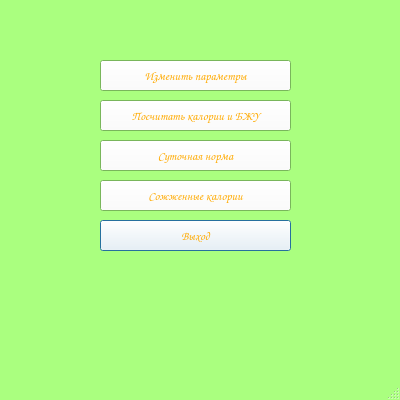
<?xml version="1.0" encoding="UTF-8"?>
<ui version="4.0">
 <class>MenuWindow</class>
 <widget class="QMainWindow" name="MenuWindow">
  <property name="geometry">
   <rect>
    <x>0</x>
    <y>0</y>
    <width>400</width>
    <height>400</height>
   </rect>
  </property>
  <property name="palette">
   <palette>
    <active>
     <colorrole role="WindowText">
      <brush brushstyle="SolidPattern">
       <color alpha="255">
        <red>0</red>
        <green>0</green>
        <blue>0</blue>
       </color>
      </brush>
     </colorrole>
     <colorrole role="Button">
      <brush brushstyle="SolidPattern">
       <color alpha="255">
        <red>255</red>
        <green>255</green>
        <blue>255</blue>
       </color>
      </brush>
     </colorrole>
     <colorrole role="Dark">
      <brush brushstyle="SolidPattern">
       <color alpha="255">
        <red>170</red>
        <green>255</green>
        <blue>127</blue>
       </color>
      </brush>
     </colorrole>
     <colorrole role="Text">
      <brush brushstyle="SolidPattern">
       <color alpha="255">
        <red>0</red>
        <green>0</green>
        <blue>0</blue>
       </color>
      </brush>
     </colorrole>
     <colorrole role="ButtonText">
      <brush brushstyle="SolidPattern">
       <color alpha="255">
        <red>255</red>
        <green>170</green>
        <blue>0</blue>
       </color>
      </brush>
     </colorrole>
     <colorrole role="Base">
      <brush brushstyle="SolidPattern">
       <color alpha="255">
        <red>255</red>
        <green>255</green>
        <blue>255</blue>
       </color>
      </brush>
     </colorrole>
     <colorrole role="Window">
      <brush brushstyle="SolidPattern">
       <color alpha="255">
        <red>170</red>
        <green>255</green>
        <blue>127</blue>
       </color>
      </brush>
     </colorrole>
    </active>
    <inactive>
     <colorrole role="WindowText">
      <brush brushstyle="SolidPattern">
       <color alpha="255">
        <red>0</red>
        <green>0</green>
        <blue>0</blue>
       </color>
      </brush>
     </colorrole>
     <colorrole role="Button">
      <brush brushstyle="SolidPattern">
       <color alpha="255">
        <red>255</red>
        <green>255</green>
        <blue>255</blue>
       </color>
      </brush>
     </colorrole>
     <colorrole role="Dark">
      <brush brushstyle="SolidPattern">
       <color alpha="255">
        <red>170</red>
        <green>255</green>
        <blue>127</blue>
       </color>
      </brush>
     </colorrole>
     <colorrole role="Text">
      <brush brushstyle="SolidPattern">
       <color alpha="255">
        <red>0</red>
        <green>0</green>
        <blue>0</blue>
       </color>
      </brush>
     </colorrole>
     <colorrole role="ButtonText">
      <brush brushstyle="SolidPattern">
       <color alpha="255">
        <red>255</red>
        <green>170</green>
        <blue>0</blue>
       </color>
      </brush>
     </colorrole>
     <colorrole role="Base">
      <brush brushstyle="SolidPattern">
       <color alpha="255">
        <red>255</red>
        <green>255</green>
        <blue>255</blue>
       </color>
      </brush>
     </colorrole>
     <colorrole role="Window">
      <brush brushstyle="SolidPattern">
       <color alpha="255">
        <red>170</red>
        <green>255</green>
        <blue>127</blue>
       </color>
      </brush>
     </colorrole>
    </inactive>
    <disabled>
     <colorrole role="WindowText">
      <brush brushstyle="SolidPattern">
       <color alpha="255">
        <red>170</red>
        <green>255</green>
        <blue>127</blue>
       </color>
      </brush>
     </colorrole>
     <colorrole role="Button">
      <brush brushstyle="SolidPattern">
       <color alpha="255">
        <red>255</red>
        <green>255</green>
        <blue>255</blue>
       </color>
      </brush>
     </colorrole>
     <colorrole role="Dark">
      <brush brushstyle="SolidPattern">
       <color alpha="255">
        <red>170</red>
        <green>255</green>
        <blue>127</blue>
       </color>
      </brush>
     </colorrole>
     <colorrole role="Text">
      <brush brushstyle="SolidPattern">
       <color alpha="255">
        <red>170</red>
        <green>255</green>
        <blue>127</blue>
       </color>
      </brush>
     </colorrole>
     <colorrole role="ButtonText">
      <brush brushstyle="SolidPattern">
       <color alpha="255">
        <red>170</red>
        <green>255</green>
        <blue>127</blue>
       </color>
      </brush>
     </colorrole>
     <colorrole role="Base">
      <brush brushstyle="SolidPattern">
       <color alpha="255">
        <red>170</red>
        <green>255</green>
        <blue>127</blue>
       </color>
      </brush>
     </colorrole>
     <colorrole role="Window">
      <brush brushstyle="SolidPattern">
       <color alpha="255">
        <red>170</red>
        <green>255</green>
        <blue>127</blue>
       </color>
      </brush>
     </colorrole>
    </disabled>
   </palette>
  </property>
  <property name="font">
   <font>
    <family>Comic Sans MS</family>
   </font>
  </property>
  <property name="cursor">
   <cursorShape>UpArrowCursor</cursorShape>
  </property>
  <property name="windowTitle">
   <string>СЧЕТЧИК КАЛОРИЙ</string>
  </property>
  <property name="windowIcon">
   <iconset>
    <normaloff>images/carrotico.ico</normaloff>images/carrotico.ico</iconset>
  </property>
  <widget class="QWidget" name="centralwidget">
   <widget class="QPushButton" name="changesettings">
    <property name="geometry">
     <rect>
      <x>100</x>
      <y>60</y>
      <width>191</width>
      <height>31</height>
     </rect>
    </property>
    <property name="text">
     <string>Изменить параметры</string>
    </property>
   </widget>
   <widget class="QPushButton" name="countcalories">
    <property name="geometry">
     <rect>
      <x>100</x>
      <y>100</y>
      <width>191</width>
      <height>31</height>
     </rect>
    </property>
    <property name="text">
     <string>Посчитать калории и БЖУ</string>
    </property>
   </widget>
   <widget class="QPushButton" name="dailyallowance">
    <property name="geometry">
     <rect>
      <x>100</x>
      <y>140</y>
      <width>191</width>
      <height>31</height>
     </rect>
    </property>
    <property name="text">
     <string>Суточная норма</string>
    </property>
   </widget>
   <widget class="QPushButton" name="burnedcalories">
    <property name="geometry">
     <rect>
      <x>100</x>
      <y>180</y>
      <width>191</width>
      <height>31</height>
     </rect>
    </property>
    <property name="text">
     <string>Сожженные калории</string>
    </property>
   </widget>
   <widget class="QPushButton" name="exit">
    <property name="geometry">
     <rect>
      <x>100</x>
      <y>220</y>
      <width>191</width>
      <height>31</height>
     </rect>
    </property>
    <property name="text">
     <string>Выход</string>
    </property>
    <property name="default">
     <bool>true</bool>
    </property>
   </widget>
  </widget>
  <widget class="QMenuBar" name="menubar">
   <property name="geometry">
    <rect>
     <x>0</x>
     <y>0</y>
     <width>400</width>
     <height>26</height>
    </rect>
   </property>
  </widget>
  <widget class="QStatusBar" name="statusbar"/>
 </widget>
 <resources/>
 <connections/>
</ui>
